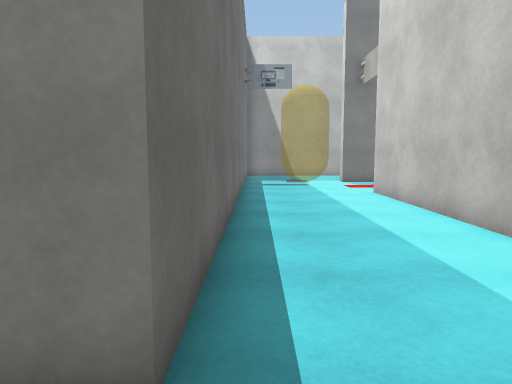
View 1 (above)

22 first-person views from a walk through a scene from a Unity 3-D project. The camera is 1.3 m above the floor, tilts 6° down and sees 70° across. The floor is counted in squares, 1 m on a side. Each view is taken from the middle of a square. On the plan, view 1 faces up. The plan holds only what a view shows up to about 15 squares ahead; the rest is blank. The place goes on beyond the plan. The player character is not drawn. Some surface patterns are stand-ins.

View 2
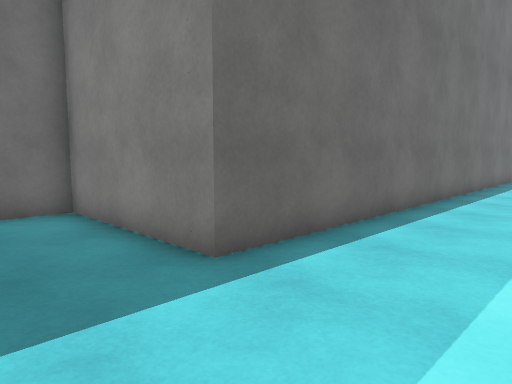

View 3
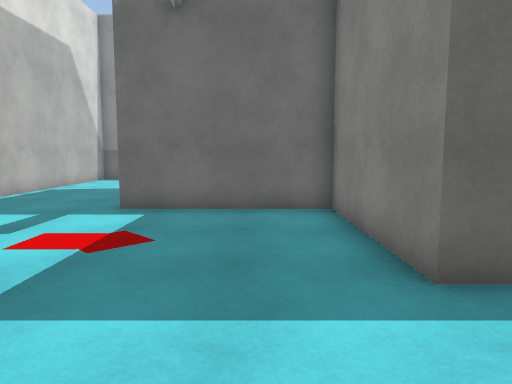

View 4
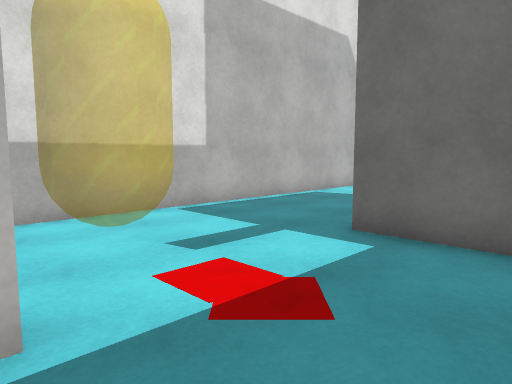

View 5
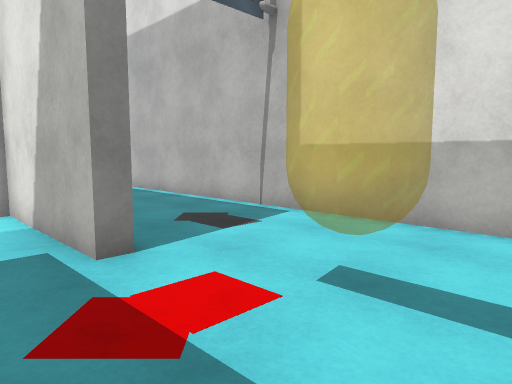

View 6
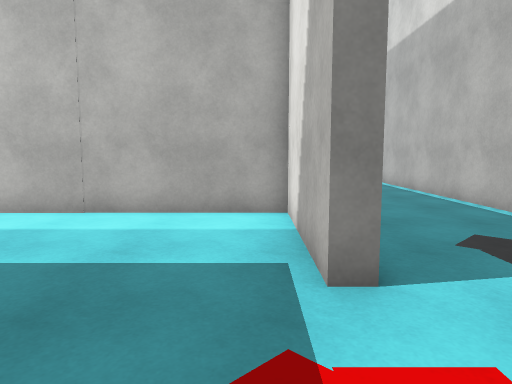

View 7
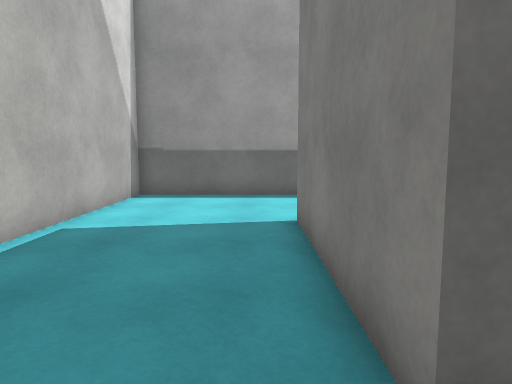

View 8
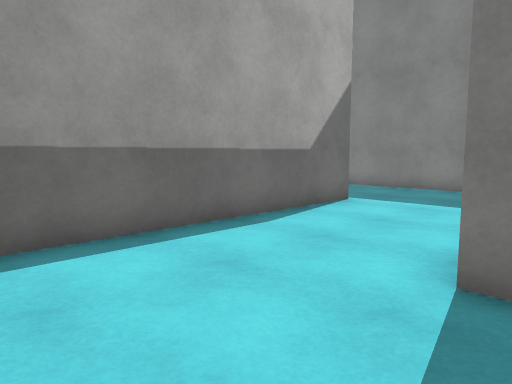

View 9
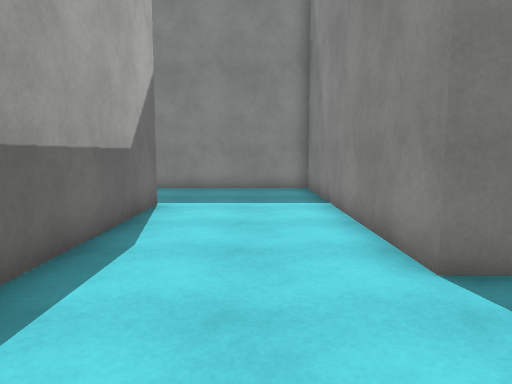

View 10
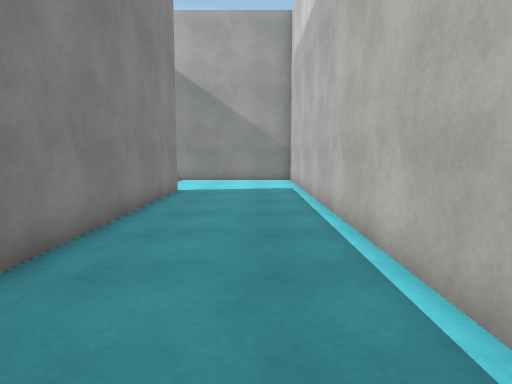

View 11
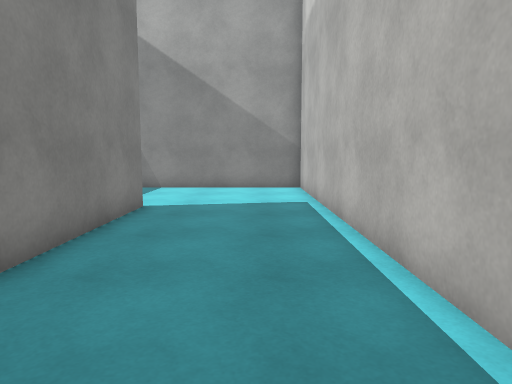

View 12
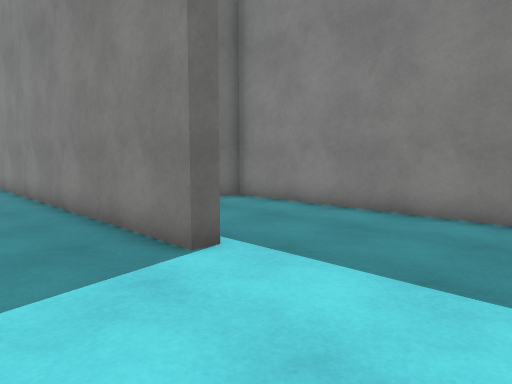

View 13
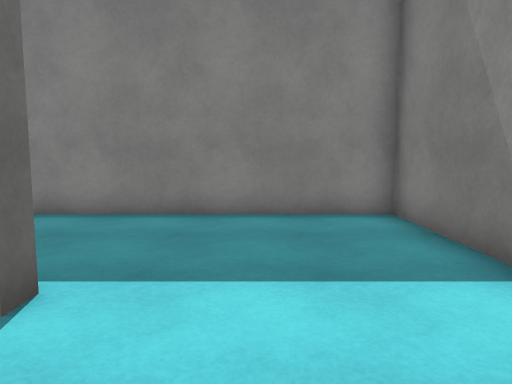

View 14
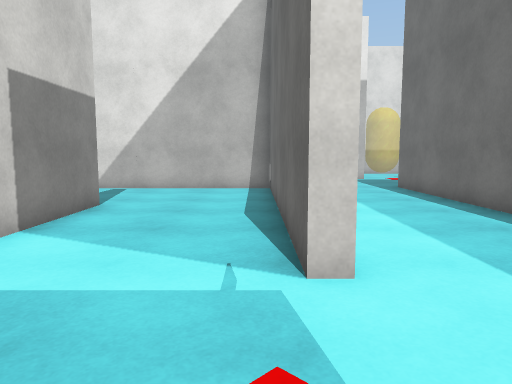

View 15
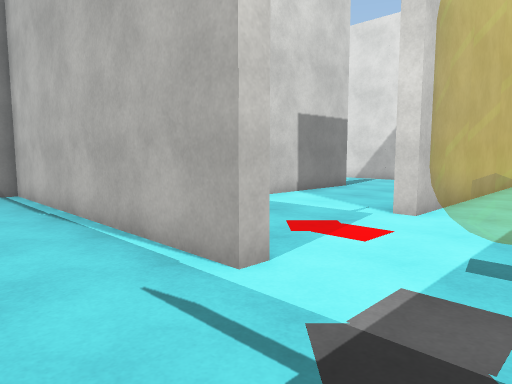

View 16
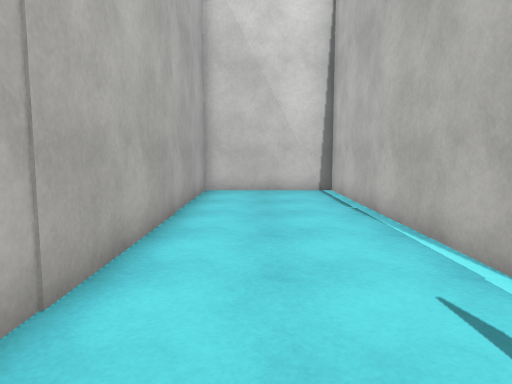

View 17
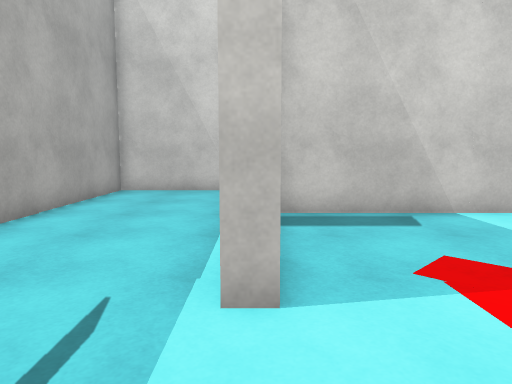

View 18
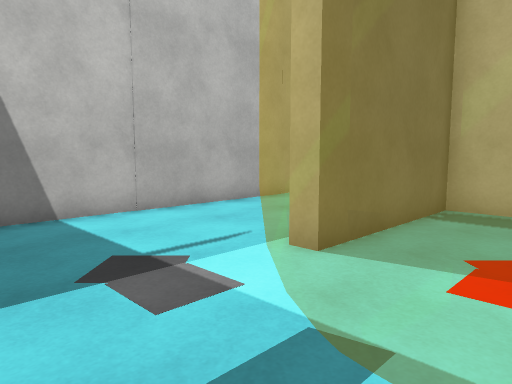

View 19
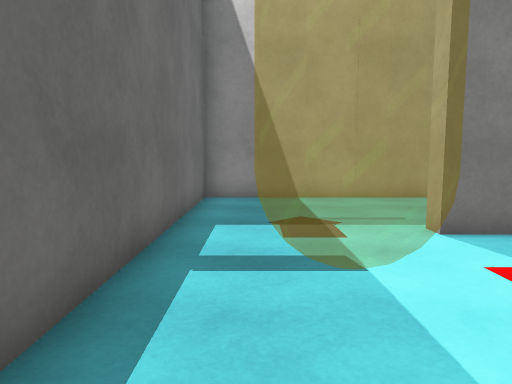

View 20
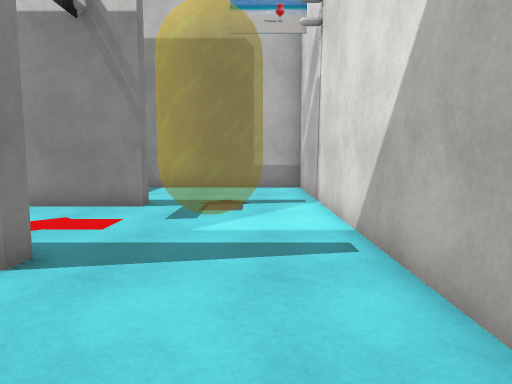

View 21
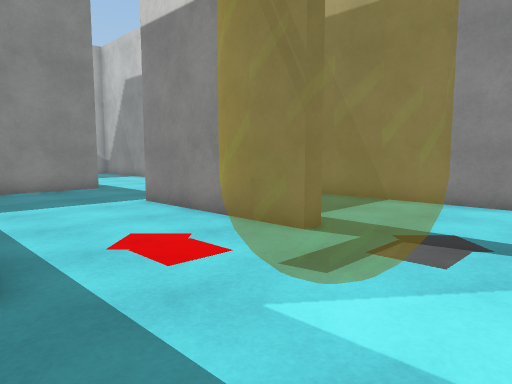

View 22
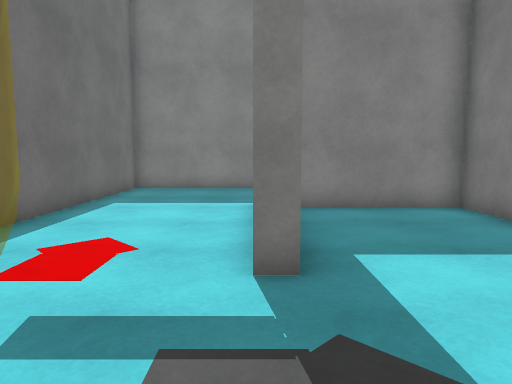

### Floor plan
Points are (right, up) in squares from view 1. A wall is a line through its corners. A room is listed if a view was taken in it or the views show most of it. See-through windows are left out.
Room 1 (views 1, 2, 3, 4, 5, 6, 7, 8, 9, 10, 11, 12, 13, 14, 15, 16, 17, 18, 19, 20, 21, 22)
walls: (9.5, 6.8) (9, 6.8) (9, 16.8) (4, 16.8) (4, 17.3) (14, 17.3) (14, 21.8) (-0.5, 21.8) (-0.5, 1.8) (-5.5, 1.8) (-5.5, -3.2) (-11, -3.2) (-11, 6.8) (-17.6, 6.8); (14.5, 6.8) (14, 6.8) (14, 12.4); (-0.5, -3.2) (-0.5, -2.7) (4, -2.7) (4, 12.3) (4.5, 12.3) (4.5, 2.3) (19, 2.3) (19, 11.8) (15, 11.8); (14, -2.6) (14, -3.2) (2, -3.2); (14.5, 16.8) (9.5, 16.8) (9.5, 9.4); (-15.5, 2.4) (-15.5, -7.7) (19, -7.7) (19, 1.8) (9.5, 1.8) (9.5, 1)

Where each view was taken, in squares from view 1:
view 1: 0 up, 0 right, facing up
view 2: 1 down, 3 right, facing up-left
view 3: 0 up, 3 right, facing left
view 4: 0 up, 0 right, facing down-left
view 5: 1 down, 5 left, facing down-right
view 6: 2 down, 4 left, facing right
view 7: 4 down, 4 left, facing left
view 8: 7 down, 10 left, facing up-left
view 9: 7 down, 13 left, facing up
view 10: 6 down, 1 right, facing right
view 11: 6 down, 5 right, facing right
view 12: 6 down, 18 right, facing up-left
view 13: 6 down, 16 right, facing up
view 14: 16 up, 5 right, facing down
view 15: 20 up, 1 right, facing down-right
view 16: 20 up, 1 right, facing right
view 17: 17 up, 1 right, facing right
view 18: 14 up, 0 right, facing up-right
view 19: 11 up, 1 right, facing up
view 20: 4 up, 5 right, facing right
view 21: 3 up, 9 right, facing up-right
view 22: 3 up, 14 right, facing up
